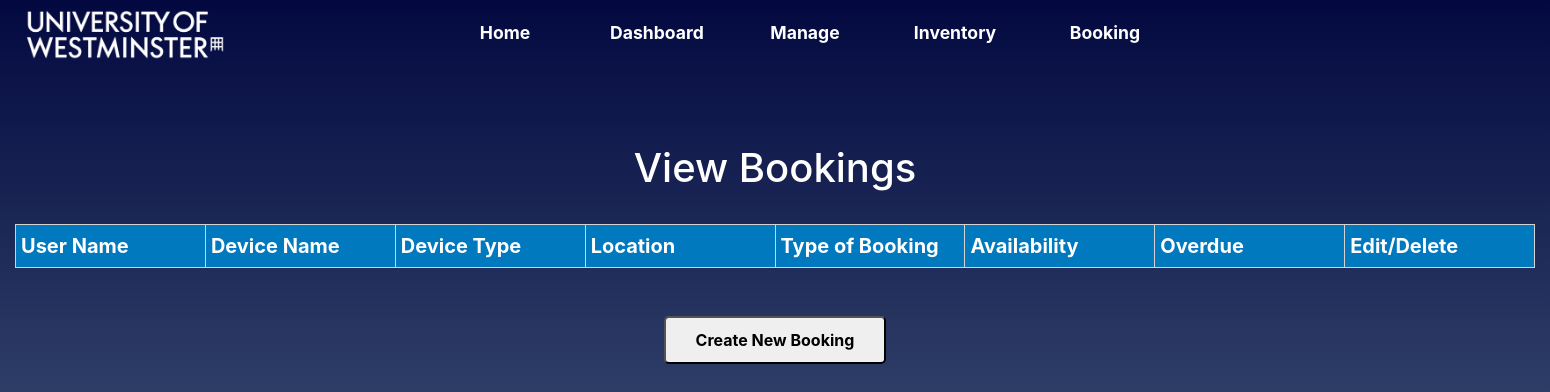
Page /graph_page/ on the earlier database version.
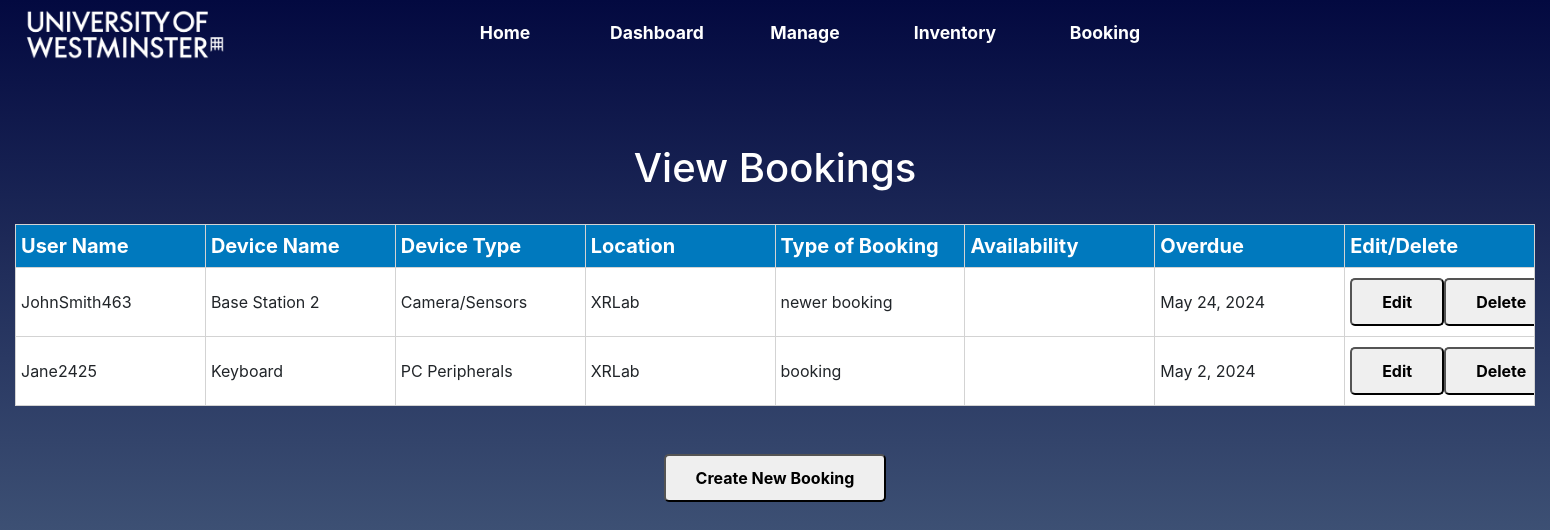
Same page on the later database version.
### Site/models.py (models this page shows, shortened)
class Booking(models.Model):
    userID = models.ForeignKey(User, on_delete=models.CASCADE)
    deviceID = models.ForeignKey('Device', on_delete=models.CASCADE)
    bookingType = models.CharField(max_length=50)
    dueDate = models.DateField()

class Device(models.Model):
    deviceName = models.CharField(max_length=50)
    deviceType = models.CharField(max_length = 30)
    deviceQuantity = models.IntegerField()
    deviceAudit = models.DateField()
    deviceLocation = models.CharField(max_length = 30)
    deviceStatus = models.CharField(max_length=40, blank=True)
    deviceComments = models.CharField(max_length=60, blank=True)

### Site/views.py (the view)
# urls.py: path('graph_page/', views.graph_page, name='graph_page'),
def graph_page(request):
  bookings = Booking.objects.select_related('userID', 'deviceID').all()
  template = loader.get_template('graph-page.html')
  context = {
    'booking': bookings
  }
  return HttpResponse(template.render(context,request))

### Site/Templates/graph-page.html (shortened to what this page needs)
{% extends 'base.html' %}
{% block content %}
    <div class="container-fluid">
        <div class="row pt-5">
            <div class="col-12">
                <h1 class="text-center">View Bookings</h1>
            </div>
        </div>
        <div class="row">
            <div class="col-lg-12 col-md-12 m-auto pt-4">
                <table class="bookingTable m-auto">
                    <tr>
                        <th>User Name</th>
                        <th>Device Name</th>
                        <th>Device Type</th>
                        <th>Location</th>
                        <th>Type of Booking</th>
                        <th>Availability</th>
                        <th>Overdue</th>
                        <th>Edit/Delete</th>
                    </tr>
                    {%for b in booking %}
                    <tr>
                        <td>{{ b.userID.username }}</td>
                        <td>{{ b.deviceID.deviceName }}</td>
                        <td>{{ b.deviceID.deviceType }}</td>
                        <td>{{ b.deviceID.deviceLocation}}</td>
                        <td>{{ b.bookingType}}</td>
                        <td>{{ b.deviceID.deviceStatus}}</td>
                        <td>{{ b.dueDate}}</td>
                        <td><div class="d-flex edit-delete">
                            <form method="POST" action="{% url 'edit_booking' b.id %}">
                                <button type="submit">Edit</button>
                            </form>
                            <form method="POST" action="{% url 'delete_booking' b.id %}">
                                <button type="submit">Delete</button>
                            </form>
                        </div></td>
                    </tr>
                    {%endfor%}
                </table>
            </div>
        </div>
        <div class="row pt-5 justify-content-center">
            <a href="{% url 'create_booking' %}"><button>Create New Booking</button></a>
        </div>
    </div>
{%endblock%}

Differences in the rows shown:
added Booking: userID.username "JohnSmith463", deviceID.deviceName "Base Station 2", deviceID.deviceType "Camera/Sensors", deviceID.deviceLocation "XRLab", bookingType "newer booking", dueDate "May 24, 2024"
added Booking: userID.username "Jane2425", deviceID.deviceName "Keyboard", deviceID.deviceType "PC Peripherals", deviceID.deviceLocation "XRLab", bookingType "booking", dueDate "May 2, 2024"
